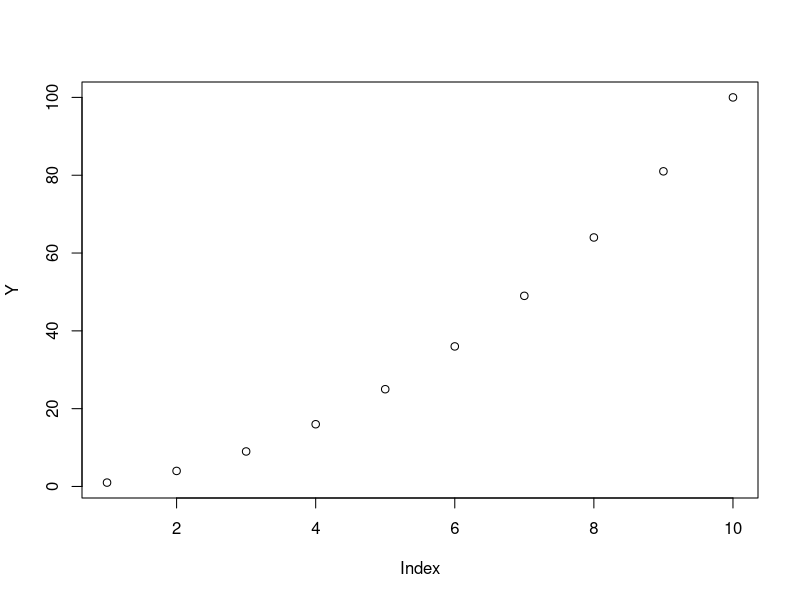
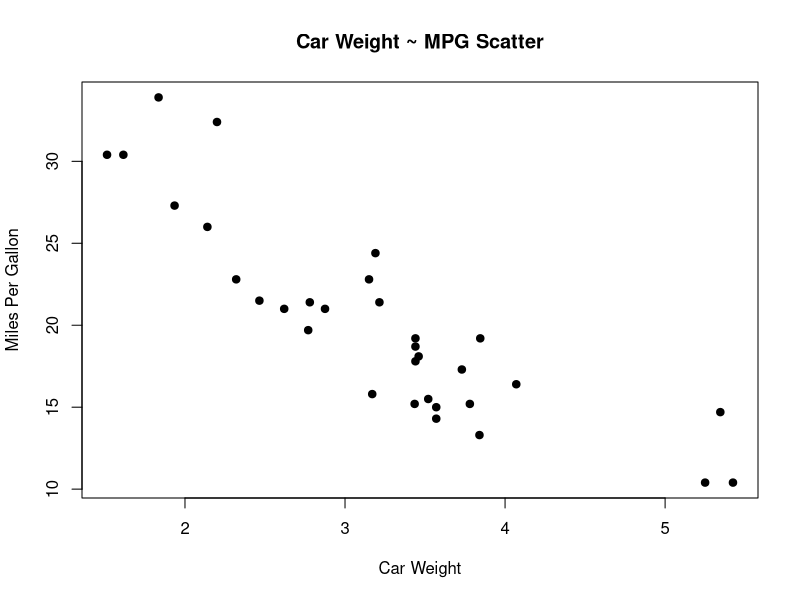
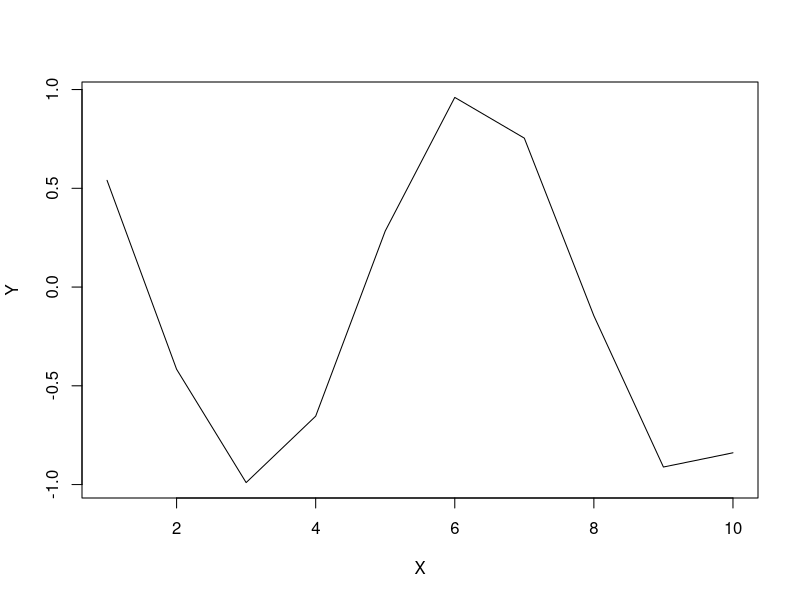
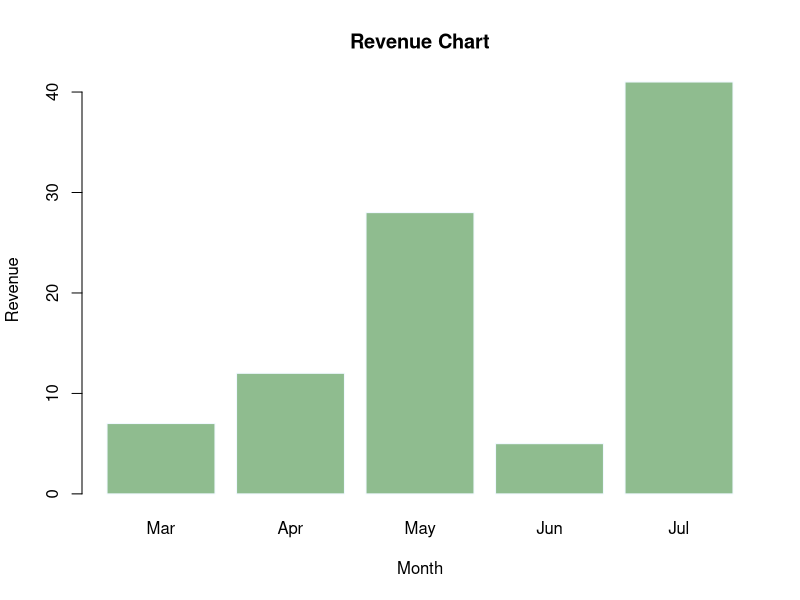

Here is the R script that generated these plots, in order:
## ---- chunk 1

X = 1:10
Y = X^2

plot(Y)
## ---- chunk 2
summary(mtcars)
## ---- chunk 3
attach(mtcars)

plot(wt,mpg,
     main = "Car Weight ~ MPG Scatter",
     xlab = "Car Weight",
     ylab = "Miles Per Gallon",
     pch = 19)
## ---- chunk 4

X = 1:10
Y = cos(X)

plot(X,Y,
     type = "l")
## ---- chunk 5

H = c(7, 12, 28, 5, 41)

M = c("Mar", "Apr", "May", "Jun", "Jul")

barplot(H, names.arg = M,
        xlab = "Month",
        ylab = "Revenue",
        main = "Revenue Chart",
        col = "darkseagreen",
        border = "aliceblue"
        )
